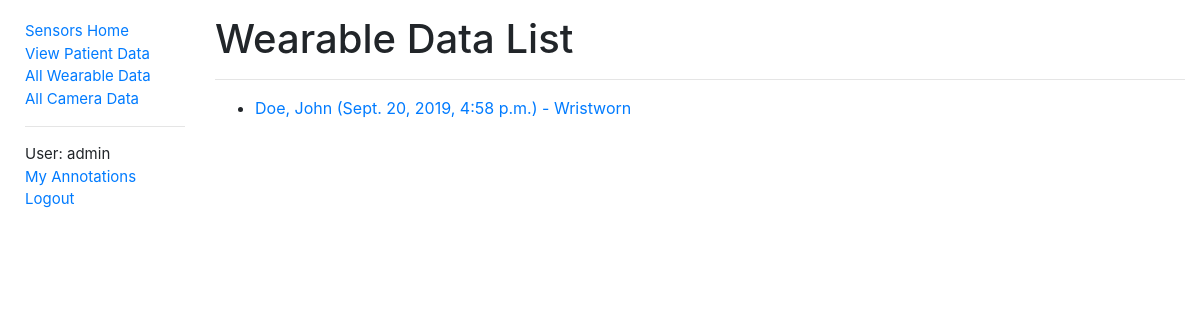
Page /sensors/wearabledata/ (signed in) on the earlier database version.
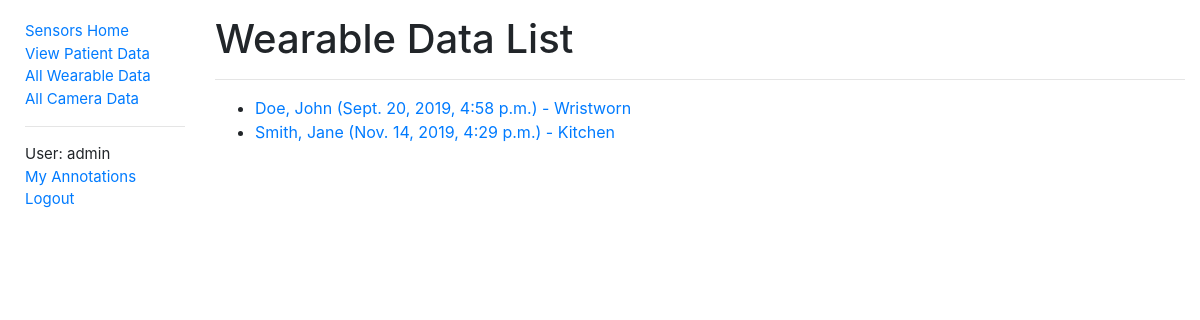
Same page on the later database version.
### sensors/models.py (models this page shows, shortened)
class WearableData(models.Model):
    id = models.UUIDField(primary_key=True, default=uuid.uuid4, help_text='Unique ID for this wearable data')
    patient = models.ForeignKey('PatientData', on_delete=models.CASCADE, null=True, related_name='wearables')
    filename = models.FileField(upload_to='wearable/', help_text='Wearable data file')
    time = models.DateTimeField(help_text='Session date & time')
    note = models.CharField(max_length=500, help_text='Note regarding wearable data')
    class Meta:
        ordering = ['patient', '-time']
        permissions = (("can_alter_wearabledata", "Can create or edit wearable data entries."),)
    def get_absolute_url(self):
        return reverse('wearabledata-detail', args=[str(self.id)])

class PatientData(models.Model):
    id = models.AutoField(primary_key=True)
    first_name = models.CharField(max_length=50, help_text='Patient first name')
    last_name = models.CharField(max_length=50, help_text='Patient last name')
    date_of_birth = models.DateField(help_text='Patient date of birth')
    notes = models.CharField(max_length=500, help_text='Notes regarding patient')
    class Meta:
        ordering = ['last_name']
        permissions = (("can_alter_patientdata", "Can create or edit patient data entries."),)
    def __str__(self):
        return f'{self.last_name}, {self.first_name}'

### sensors/views.py (the view)
# urls.py: path('wearabledata/', views.WearableDataListView.as_view(), name='wearabledata'),
class WearableDataListView(LoginRequiredMixin, generic.ListView):
    model = WearableData
    paginate_by = 10

### sensors/context_processors.py (called while the page is built)
def extra_context(request):
    return {'media_url': settings.MEDIA_URL}

### sensors/templates/sensors/wearabledata_list.html
{% extends "base.html" %}
{% block content %}
  <div class="titleText">
    <h1>Wearable Data List</h1>
  </div>
  <hr>
  <ul>
    {% for wearabledata in wearabledata_list %}
      <li>
        <a href="{{ wearabledata.get_absolute_url }}">
          {{ wearabledata.patient }} ({{ wearabledata.time }}) - {{ wearabledata.note }}
        </a>
      </li>
    {% empty %}
      <p>There are no wearable data in the database.</p>
    {% endfor %}
  </ul>
{% endblock %}

Differences in the rows shown:
added WearableData: patient "Smith, Jane", time "Nov. 14, 2019, 4:29 p.m.", note "Kitchen"
